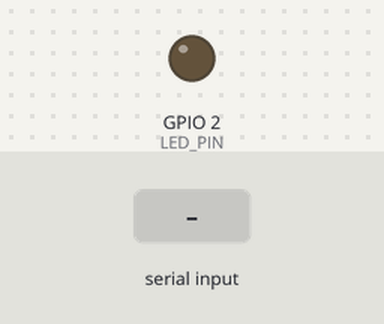
The sketch below on a simulated ESP32. On the bench: output pins drawn as LEDs (lit = HIGH). The test bench sets the inputs (shaded band). I2S audio is not simulated (input reads silence); what the sketch prints to the serial monitor is not drawn.

Above: at 4.4 s.
4.5 s: "left" received over Serial
At 6.0 s:
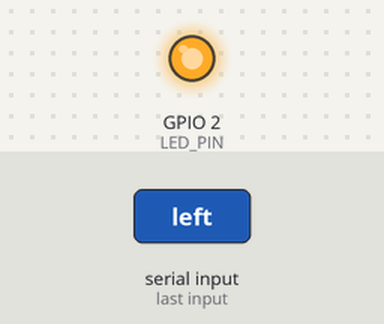
Timing chart, 0 to 12.2 s (numbered marks = the images above; inputs shaded):
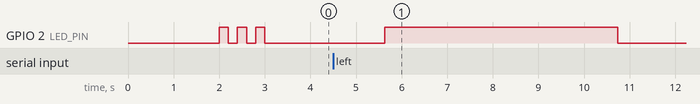

The sketch:

lr_pin_test.ino
```cpp
// INMP441 L/R Pin Configuration Test
#include <driver/i2s.h>

#define LED_PIN 2

void setup() {
  Serial.begin(115200);
  pinMode(LED_PIN, OUTPUT);

  delay(2000);

  for(int i = 0; i < 3; i++) {
    digitalWrite(LED_PIN, HIGH);
    delay(200);
    digitalWrite(LED_PIN, LOW);
    delay(200);
  }

  Serial.println("=== INMP441 L/R Configuration Test ===");
  Serial.println("Your current wiring:");
  Serial.println("  D26 → SCK");
  Serial.println("  D25 → WS");
  Serial.println("  D22 → SD");
  Serial.println("  GND → L/R (you said this is connected)");
  Serial.println("");
  Serial.println("Commands:");
  Serial.println("- left: Configure for LEFT channel (L/R=GND)");
  Serial.println("- right: Configure for RIGHT channel (L/R=3.3V)");
  Serial.println("- both: Configure for STEREO (both channels)");
  Serial.println("- test: Quick test current config");
  Serial.println("=====================================");
}

void loop() {
  if (Serial.available()) {
    String command = Serial.readString();
    command.trim();
    command.toLowerCase();

    if (command == "left") {
      testLeftChannel();
    }
    else if (command == "right") {
      testRightChannel();
    }
    else if (command == "both") {
      testBothChannels();
    }
    else if (command == "test") {
      quickTest();
    }
    else {
      Serial.println("Unknown: " + command);
    }
  }

  delay(100);
}

void testLeftChannel() {
  Serial.println("=== Testing LEFT Channel (L/R=GND) ===");

  resetI2S();

  i2s_config_t i2s_config = {
    .mode = i2s_mode_t(I2S_MODE_MASTER | I2S_MODE_RX),
    .sample_rate = 16000,
    .bits_per_sample = I2S_BITS_PER_SAMPLE_32BIT,  // INMP441 outputs 32-bit
    .channel_format = I2S_CHANNEL_FMT_ONLY_LEFT,   // LEFT channel only
    .communication_format = I2S_COMM_FORMAT_STAND_I2S,
    .intr_alloc_flags = 0,
    .dma_buf_count = 2,
    .dma_buf_len = 128,
    .use_apll = false,
    .tx_desc_auto_clear = false,
    .fixed_mclk = 0
  };

  if (i2s_driver_install(I2S_NUM_0, &i2s_config, 0, NULL) == ESP_OK) {
    i2s_pin_config_t pin_config = {
      .bck_io_num = 26,
      .ws_io_num = 25,
      .data_out_num = I2S_PIN_NO_CHANGE,
      .data_in_num = 22
    };

    if (i2s_set_pin(I2S_NUM_0, &pin_config) == ESP_OK) {
      Serial.println("✓ LEFT channel configured");
      testAudio("LEFT");
    }
  }
}

void testRightChannel() {
  Serial.println("=== Testing RIGHT Channel (L/R=3.3V) ===");

  resetI2S();

  i2s_config_t i2s_config = {
    .mode = i2s_mode_t(I2S_MODE_MASTER | I2S_MODE_RX),
    .sample_rate = 16000,
    .bits_per_sample = I2S_BITS_PER_SAMPLE_32BIT,
    .channel_format = I2S_CHANNEL_FMT_ONLY_RIGHT,  // RIGHT channel only
    .communication_format = I2S_COMM_FORMAT_STAND_I2S,
    .intr_alloc_flags = 0,
    .dma_buf_count = 2,
    .dma_buf_len = 128,
    .use_apll = false,
    .tx_desc_auto_clear = false,
    .fixed_mclk = 0
  };

  if (i2s_driver_install(I2S_NUM_0, &i2s_config, 0, NULL) == ESP_OK) {
    i2s_pin_config_t pin_config = {
      .bck_io_num = 26,
      .ws_io_num = 25,
      .data_out_num = I2S_PIN_NO_CHANGE,
      .data_in_num = 22
    };

    if (i2s_set_pin(I2S_NUM_0, &pin_config) == ESP_OK) {
      Serial.println("✓ RIGHT channel configured");
      Serial.println("NOTE: This requires L/R pin connected to 3.3V");
      testAudio("RIGHT");
    }
  }
}

void testBothChannels() {
  Serial.println("=== Testing STEREO (Both Channels) ===");

  resetI2S();

  i2s_config_t i2s_config = {
    .mode = i2s_mode_t(I2S_MODE_MASTER | I2S_MODE_RX),
    .sample_rate = 16000,
    .bits_per_sample = I2S_BITS_PER_SAMPLE_32BIT,
    .channel_format = I2S_CHANNEL_FMT_RIGHT_LEFT,  // Both channels
    .communication_format = I2S_COMM_FORMAT_STAND_I2S,
    .intr_alloc_flags = 0,
    .dma_buf_count = 2,
    .dma_buf_len = 128,
    .use_apll = false,
    .tx_desc_auto_clear = false,
    .fixed_mclk = 0
  };

  if (i2s_driver_install(I2S_NUM_0, &i2s_config, 0, NULL) == ESP_OK) {
    i2s_pin_config_t pin_config = {
      .bck_io_num = 26,
      .ws_io_num = 25,
      .data_out_num = I2S_PIN_NO_CHANGE,
      .data_in_num = 22
    };

    if (i2s_set_pin(I2S_NUM_0, &pin_config) == ESP_OK) {
      Serial.println("✓ STEREO configured");
      testAudio("STEREO");
    }
  }
}

void testAudio(String mode) {
  Serial.println("Testing audio for 5 seconds - MAKE NOISE!");
  digitalWrite(LED_PIN, HIGH);

  i2s_start(I2S_NUM_0);
  delay(100);

  unsigned long startTime = millis();
  int validSamples = 0;
  int totalSamples = 0;

  while (millis() - startTime < 5000) {
    int32_t buffer[8];
    size_t bytes_read;

    esp_err_t result = i2s_read(I2S_NUM_0, buffer, sizeof(buffer), &bytes_read, 100);

    if (result == ESP_OK && bytes_read > 0) {
      int samples = bytes_read / sizeof(int32_t);

      for (int i = 0; i < samples; i++) {
        totalSamples++;

        // Convert 32-bit to 16-bit
        int16_t sample = (buffer[i] >> 16) & 0xFFFF;

        // Check if it's not constant -1 or 0
        if (sample != -1 && sample != 0 && abs(sample) > 10) {
          validSamples++;

          // Show first few valid samples
          if (validSamples <= 10) {
            Serial.print(sample);
            Serial.print(" ");
            if (validSamples % 8 == 0) Serial.println();
          }
        }
      }
    }

    delay(50);
  }

  digitalWrite(LED_PIN, LOW);

  Serial.println();
  Serial.println("=== " + mode + " Results ===");
  Serial.println("Total samples: " + String(totalSamples));
  Serial.println("Valid samples: " + String(validSamples));
  Serial.println("Success rate: " + String((validSamples * 100) / max(1, totalSamples)) + "%");

  if (validSamples > 0) {
    Serial.println("✓ " + mode + " channel is working!");
  } else {
    Serial.println("✗ " + mode + " channel getting constant values");
  }
  Serial.println("========================");
}

void quickTest() {
  Serial.println("Quick test with current configuration...");

  resetI2S();

  i2s_config_t i2s_config = {
    .mode = i2s_mode_t(I2S_MODE_MASTER | I2S_MODE_RX),
    .sample_rate = 16000,
    .bits_per_sample = I2S_BITS_PER_SAMPLE_32BIT,
    .channel_format = I2S_CHANNEL_FMT_ONLY_LEFT,
    .communication_format = I2S_COMM_FORMAT_STAND_I2S,
    .intr_alloc_flags = 0,
    .dma_buf_count = 2,
    .dma_buf_len = 128,
    .use_apll = false,
    .tx_desc_auto_clear = false,
    .fixed_mclk = 0
  };

  if (i2s_driver_install(I2S_NUM_0, &i2s_config, 0, NULL) == ESP_OK) {
    i2s_pin_config_t pin_config = {
      .bck_io_num = 26,
      .ws_io_num = 25,
      .data_out_num = I2S_PIN_NO_CHANGE,
      .data_in_num = 22
    };

    if (i2s_set_pin(I2S_NUM_0, &pin_config) == ESP_OK) {
      i2s_start(I2S_NUM_0);
      delay(100);

      int32_t buffer[4];
      size_t bytes_read;

      i2s_read(I2S_NUM_0, buffer, sizeof(buffer), &bytes_read, 1000);

      Serial.print("Quick sample: ");
      for (int i = 0; i < 4; i++) {
        int16_t sample = (buffer[i] >> 16) & 0xFFFF;
        Serial.print(sample);
        Serial.print(" ");
      }
      Serial.println();
    }
  }
}

void resetI2S() {
  i2s_driver_uninstall(I2S_NUM_0);
  delay(100);
}
```

Measured:
- after the input at 4.5 s, GPIO 2 (LED_PIN): LOW → HIGH after 1.1 s, → LOW 5.1 s later
